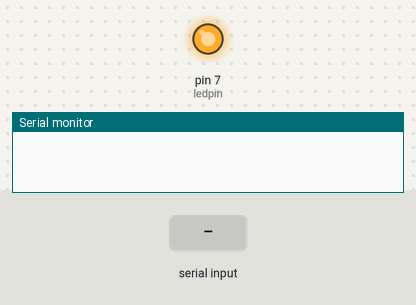
This sketch was run on a simulated Arduino Uno, built with avr-gcc and run on an emulated ATmega328P. Shown: output pins drawn as LEDs (lit = HIGH), the last lines printed to the serial monitor. The test bench sets the inputs (shaded band).

Above: at 1.2 s.
1.3 s: "o" received over Serial
At 2.5 s:
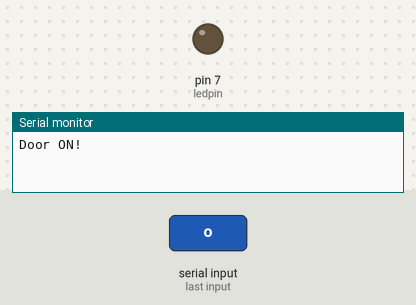
2.8 s: "f" received over Serial
Timing chart, 0 to 5.8 s (numbered marks = the images above; inputs shaded):
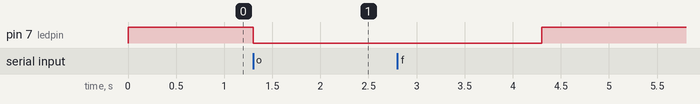

The sketch:

sketch_apr06b.ino
```cpp
//PNP三极管 低电平继电器吸合。
char val;
//int ledpin = 8;//14
int ledpin = 7;//13
void setup()
{
  Serial.begin(9600);
  pinMode(ledpin, OUTPUT);
 // pinMode(ledPin, OUTPUT);
}

void loop()
{  digitalWrite(ledpin, HIGH);
  val = Serial.read();

  if (val == 'o')
  {
    digitalWrite(ledpin, LOW);
    Serial.println("Door ON!");
    delay(3000);
    digitalWrite(ledpin, HIGH);

  } else if (val == 'f') {
    digitalWrite(ledpin, HIGH);
    Serial.println("Door OFF!");
  }
}
```

Measured:
- after the input at 1.3 s, pin 7 (ledpin): HIGH → LOW at once
